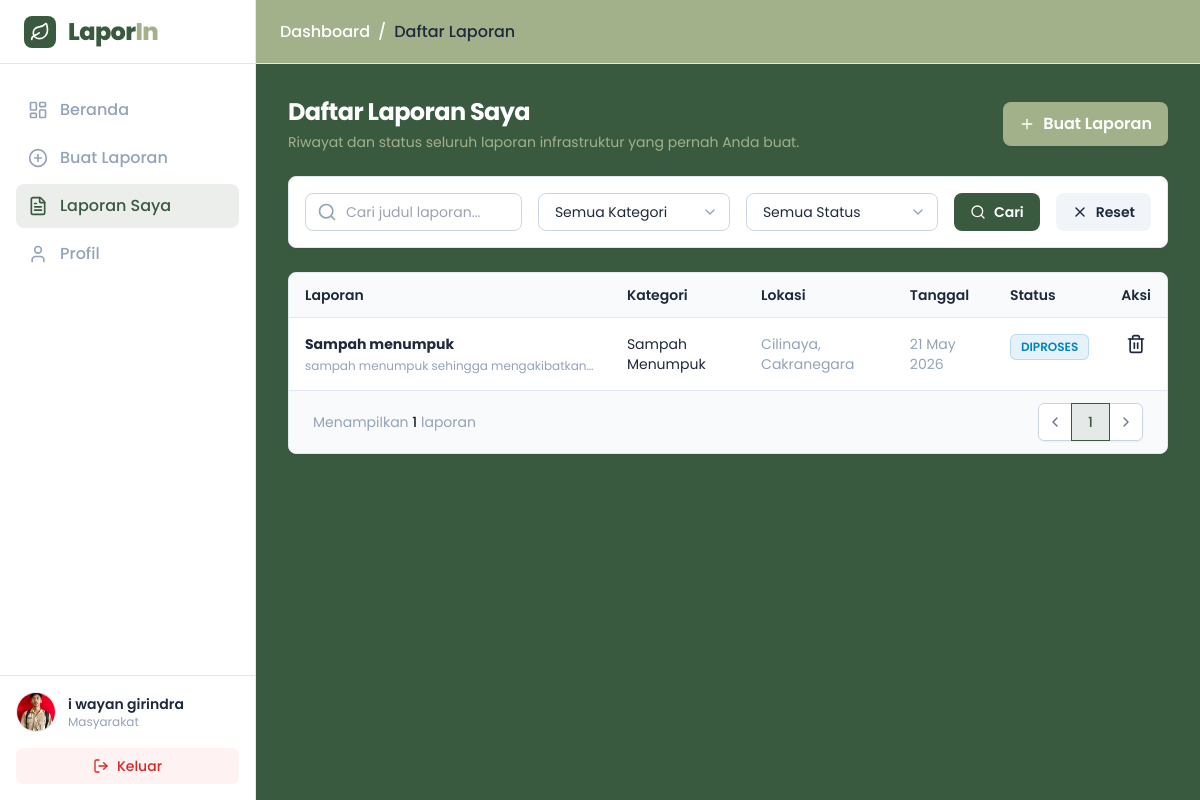
Page /user/daftarLaporan.php?kategori=Sampah Menumpuk (signed in) on the earlier database version.
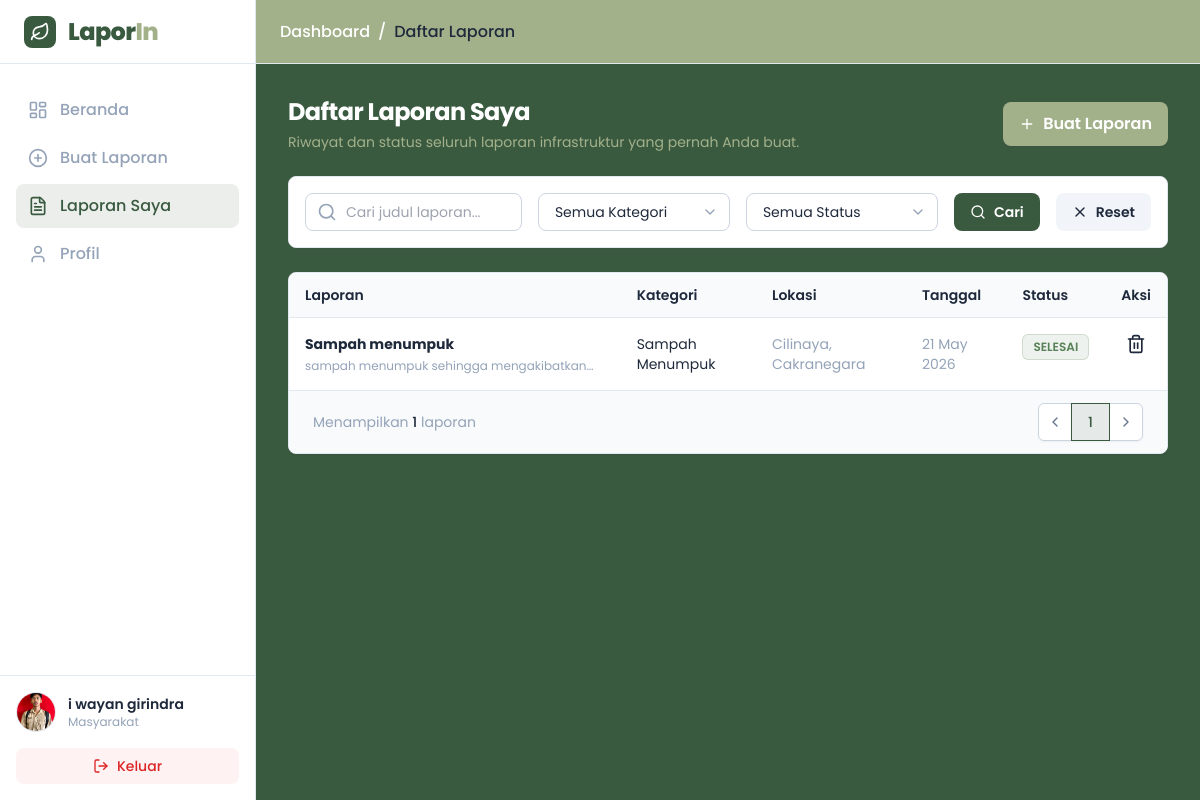
Same page on the later database version.
### tables this page shows
CREATE TABLE `laporan` (
  `id` int(11) NOT NULL,
  `user_id` int(11) NOT NULL,
  `judul` varchar(100) NOT NULL,
  `kategori` varchar(50) NOT NULL,
  `deskripsi` text NOT NULL,
  `foto` varchar(255) DEFAULT NULL,
  `rating` int(1) DEFAULT NULL,
  `ulasan` text DEFAULT NULL,
  `alamat` text NOT NULL,
  `kecamatan` varchar(50) NOT NULL,
  `kelurahan` varchar(50) NOT NULL,
  `latitude` decimal(10,8) DEFAULT NULL,
  `longitude` decimal(11,8) DEFAULT NULL,
  `status` enum('Menunggu','Diproses','Selesai','Ditolak') DEFAULT 'Menunggu',
  `tanggal` timestamp NOT NULL DEFAULT current_timestamp()
);

### user/daftarLaporan.php (the view, shortened to what the changed rows need)
<?php
require __DIR__ . '/../database/conection.php';
$user_id = $_SESSION['user_id'];
$filter_kategori = isset($_GET['kategori']) ? trim($_GET['kategori']) : '';
$where = "WHERE user_id = :id";
$params = [':id' => $user_id];
if ($filter_kategori != '' && $filter_kategori != 'all') {
    $where .= " AND kategori = :kategori";
    $params[':kategori'] = $filter_kategori;
}
$query_laporan = $pdo->prepare("SELECT * FROM laporan $where ORDER BY tanggal DESC");
$query_laporan->execute($params);
$total_laporan = $query_laporan->rowCount();
?>
<!DOCTYPE html>
<html lang="id">
<head>
    <script src="https://cdn.tailwindcss.com"></script>
</head>
<body class="bg-light text-dark font-sans h-screen flex overflow-hidden">
    <div class="flex-1 flex flex-col h-screen overflow-hidden">
        <main class="flex-1 overflow-y-auto bg-primary p-4 sm:p-6 lg:p-8">
            <div class="max-w-6xl mx-auto flex flex-col h-full space-y-6">
                <div class="flex flex-col sm:flex-row justify-between items-start sm:items-center gap-4">
                    <div>
                        <h2 class="text-2xl font-bold text-white tracking-tight">Daftar Laporan Saya</h2>
                    </div>
                </div>
                <div class="bg-white border border-slate-200 rounded-lg shadow-sm overflow-hidden">
                    <div class="hidden md:block overflow-x-auto">
                        <table class="w-full text-left border-collapse">
                            <thead>
                                <tr class="bg-slate-50 border-b border-slate-200 text-sm">
                                    <th class="py-3 px-4 font-semibold text-dark">Laporan</th>
                                    <th class="py-3 px-4 font-semibold text-dark">Kategori</th>
                                    <th class="py-3 px-4 font-semibold text-dark">Lokasi</th>
                                    <th class="py-3 px-4 font-semibold text-dark">Tanggal</th>
                                    <th class="py-3 px-4 font-semibold text-dark">Status</th>
                                    <th class="py-3 px-4 text-center font-semibold text-dark">Aksi</th>
                                </tr>
                            </thead>
                            <tbody class="text-sm divide-y divide-slate-100">
                        <?php if($total_laporan > 0): ?>
                            <?php while($laporan = $query_laporan->fetch()): ?>
                            <tr class="hover:bg-slate-50 transition-colors group cursor-pointer"
                                onclick="window.location='detailLaporan.php?id=<?php echo $laporan['id']; ?>'">
                                <td class="py-4 px-4 align-top">
                                    <p class="font-bold text-dark mb-1 line-clamp-1 group-hover:text-primary transition-colors">
                                        <?php echo $laporan['judul']; ?>
                                    </p>
                                    <p class="text-xs text-muted line-clamp-1"><?php echo $laporan['deskripsi']; ?></p>
                                </td>
                                <td class="py-4 px-4 align-top text-dark"><?php echo $laporan['kategori']; ?></td>
                                <td class="py-4 px-4 align-top text-muted"><?php echo $laporan['kelurahan'] . ', ' . $laporan['kecamatan']; ?></td>
                                <td class="py-4 px-4 align-top text-muted"><?php echo date('d M Y', strtotime($laporan['tanggal'])); ?></td>
                                <td class="py-4 px-4 align-top">
                                    <?php
                                    $status = $laporan['status'];
                                    if($status == 'Menunggu') {
                                        echo '<span class="inline-flex items-center px-2.5 py-1 rounded-md text-xs font-semibold bg-warning/10 text-warning border border-warning/20">MENUNGGU</span>';
                                    } elseif($status == 'Diproses') {
                                        echo '<span class="inline-flex items-center px-2.5 py-1 rounded-md text-xs font-semibold bg-info/10 text-info border border-info/20">DIPROSES</span>';
                                    } elseif($status == 'Selesai') {
                                        echo '<span class="inline-flex items-center px-2.5 py-1 rounded-md text-xs font-semibold bg-secondary/10 text-secondary border border-secondary/20">SELESAI</span>';
                                    } elseif($status == 'Ditolak') {
                                        echo '<span class="inline-flex items-center px-2.5 py-1 rounded-md text-xs font-semibold bg-danger/10 text-danger border border-danger/20">DITOLAK</span>';
                                    }
                                    ?>
                                </td>
                                <td class="py-4 px-4 align-top text-center">
                                    <div class="flex items-center justify-center gap-2">
                                       <i data-lucide="trash-2" class="w-5 h-5"></i>
                                    </div>
                                </td>
                            </tr>
                            <?php endwhile; ?>
                        <?php endif; ?>
                    </tbody>
                </table>
                    </div>
                </div>
            </div>
        </main>
    </div>
</body>
</html>

Differences in the rows shown:
changed laporan "Sampah menumpuk": status "DIPROSES" → "SELESAI"
